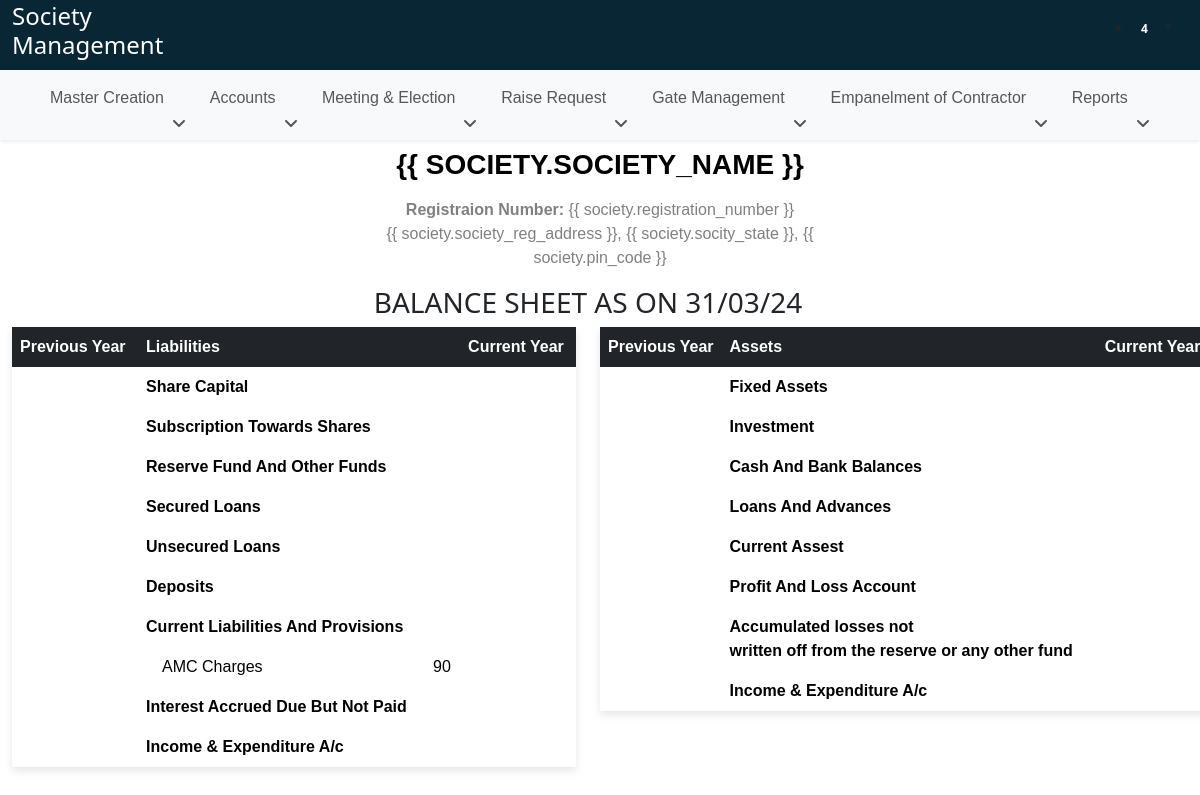
Before: /balance_sheet/ with the older database file.
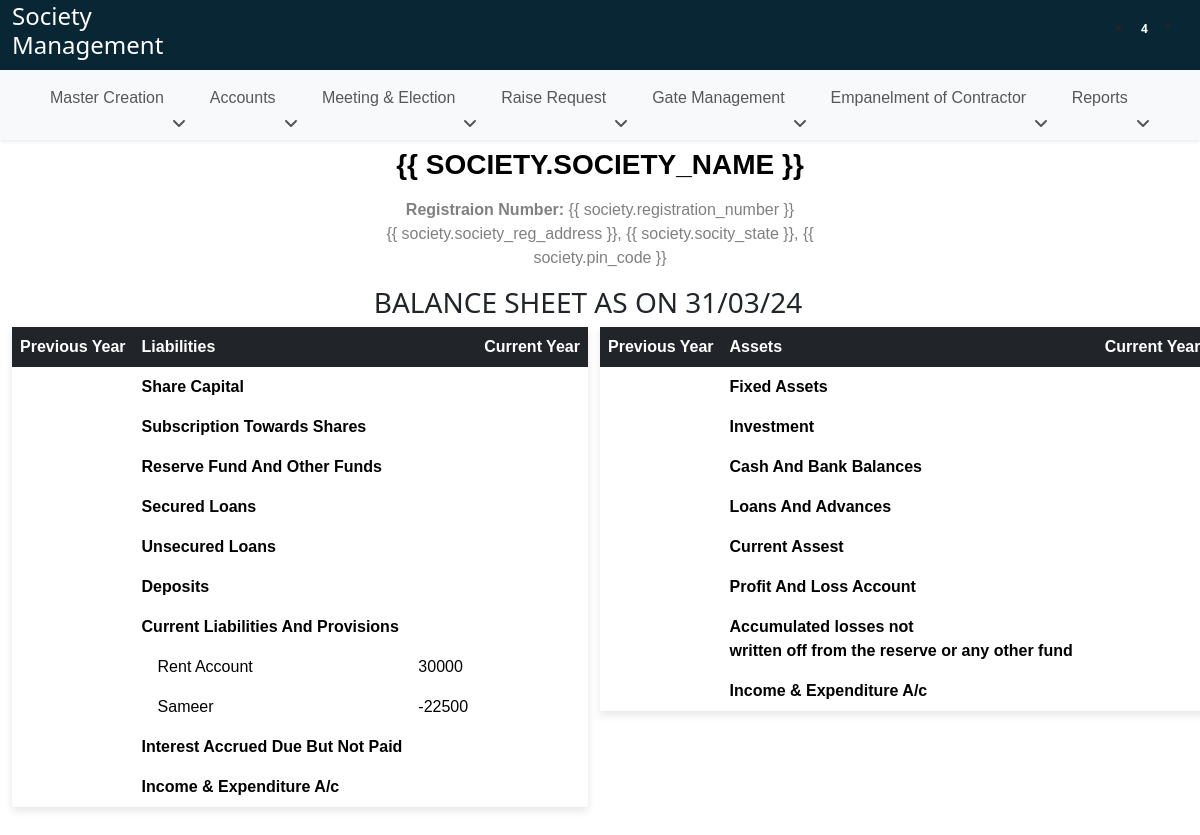
After: the same page with the newer database file.
### SocietyApi/models.py (models this page shows, shortened)
class Ledger(models.Model):
    ledger_name = models.CharField(max_length=200)
    nature = models.CharField(max_length=200)
    gst_number = models.CharField(max_length=200)
    alis = models.CharField(max_length=200)
    based_on = models.CharField(max_length=200, null=True, blank=True)
    contact_person_name = models.CharField(max_length=200)
    group_name = models.CharField(max_length=200)
    area = models.CharField(max_length=200, null=True, blank=True)
    contact_person_number = models.CharField(max_length=200)
    pan_number = models.CharField(max_length=200)
    fixed = models.CharField(max_length=200, null=True, blank=True)
    contact_person_email = models.CharField(max_length=200)
    address = models.CharField(max_length=200)
    country = models.CharField(max_length=200)
    state = models.CharField(max_length=200)
    city = models.CharField(max_length=200)
    pin_code = models.CharField(max_length=200)
    beneficiary_name = models.CharField(max_length=200)
    account_no = models.CharField(max_length=200)
    ifsc_code = models.CharField(max_length=200)
    bank_name = models.CharField(max_length=200)
    branch_name = models.CharField(max_length=200, null=True, blank=True)
    opening_balance = models.CharField(max_length=200)
    dr_cr = models.CharField(max_length=200)

### SocietyApp/views.py (the view)
# urls.py: path('balance_sheet/', views.balance_sheet, name='balance_sheet'),
def balance_sheet(request):
    datatable_columns = [0, 1]
    group1 = defaultdict(list)
    all_cost_center_group = get_all_child_investments(Childs.objects.get(name="Subscription Towards Shares"), cost_center=False, balance_sheet=True)
    all_cost_center_group.append("Subscription Towards Shares")
    filtered_ledgers = Ledger.objects.filter(group_name__in=all_cost_center_group)
    for ledger in filtered_ledgers:
        group1[ledger.group_name].append(ledger.ledger_name)
    group1 = dict(group1)
    group2 = defaultdict(list)
    all_cost_center_group = get_all_child_investments(Childs.objects.get(name="Reserve Fund And Other Funds"), cost_center=False, balance_sheet=True)
    all_cost_center_group.append("Reserve Fund And Other Funds")
    filtered_ledgers = Ledger.objects.filter(group_name__in=all_cost_center_group)
    for ledger in filtered_ledgers:
        group2[ledger.group_name].append(ledger.ledger_name)
    group2 = dict(group2)
    group3 = defaultdict(list)
    all_cost_center_group = get_all_child_investments(Childs.objects.get(name="Secured Loans"), cost_center=False, balance_sheet=True)
    all_cost_center_group.append("Secured Loans")
    filtered_ledgers = Ledger.objects.filter(group_name__in=all_cost_center_group)
    for ledger in filtered_ledgers:
        group3[ledger.group_name].append(ledger.ledger_name)
    group3 = dict(group3)
    group4 = defaultdict(list)
    all_cost_center_group = get_all_child_investments(Childs.objects.get(name="Unsecured Loans"), cost_center=False, balance_sheet=True)
    all_cost_center_group.append("Unsecured Loans")
    filtered_ledgers = Ledger.objects.filter(group_name__in=all_cost_center_group)
    for ledger in filtered_ledgers:
        group4[ledger.group_name].append(ledger.ledger_name)
    group4 = dict(group4)
    group5 = defaultdict(list)
    all_cost_center_group = get_all_child_investments(Childs.objects.get(name="Deposits"), cost_center=False, balance_sheet=True)
    all_cost_center_group.append("Deposits")
    filtered_ledgers = Ledger.objects.filter(group_name__in=all_cost_center_group)
    for ledger in filtered_ledgers:
        group5[ledger.group_name].append(ledger.ledger_name)
    group5 = dict(group5)
    group6 = defaultdict(list)
    all_cost_center_group = get_all_child_investments(Childs.objects.get(name="Current Liabilities And Provisions"), cost_center=False, balance_sheet=True)
    all_cost_center_group.append("Current Liabilities And Provisions")
    filtered_ledgers = Ledger.objects.filter(group_name__in=all_cost_center_group)
    for ledger in filtered_ledgers:
        group6[ledger.group_name].append(ledger.ledger_name)
    group6 = dict(group6)
    group7 = defaultdict(list)
    all_cost_center_group = get_all_child_investments(Childs.objects.get(name="Interest Accrued Due But Not Paid"), cost_center=False, balance_sheet=True)
    all_cost_center_group.append("Interest Accrued Due But Not Paid")
    filtered_ledgers = Ledger.objects.filter(group_name__in=all_cost_center_group)
    for ledger in filtered_ledgers:
        group7[ledger.group_name].append(ledger.ledger_name)
    group7 = dict(group7)
    group8 = defaultdict(list)
    all_cost_center_group = get_all_child_investments(Childs.objects.get(name="Fixed Assets"), cost_center=False, balance_sheet=True)
    all_cost_center_group.append("Fixed Assets")
    filtered_ledgers = Ledger.objects.filter(group_name__in=all_cost_center_group)
    for ledger in filtered_ledgers:
        group8[ledger.group_name].append(ledger.ledger_name)
    group8 = dict(group8)
    group9 = defaultdict(list)
    all_cost_center_group = get_all_child_investments(Childs.objects.get(name="Investment"), cost_center=False, balance_sheet=True)
    all_cost_center_group.append("Investment")
    filtered_ledgers = Ledger.objects.filter(group_name__in=all_cost_center_group)
    for ledger in filtered_ledgers:
        group9[ledger.group_name].append(ledger.ledger_name)
    group9 = dict(group9)
    group10 = defaultdict(list)
    all_cost_center_group = get_all_child_investments(Childs.objects.get(name="Cash And Bank Balances"), cost_center=False, balance_sheet=True)
    all_cost_center_group.append("Cash And Bank Balances")
    filtered_ledgers = Ledger.objects.filter(group_name__in=all_cost_center_group)
    for ledger in filtered_ledgers:
        group10[ledger.group_name].append(ledger.ledger_name)
    group10 = dict(group10)
    group11 = defaultdict(list)
    all_cost_center_group = get_all_child_investments(Childs.objects.get(name="Loans And Advances"), cost_center=False, balance_sheet=True)
    all_cost_center_group.append("Loans And Advances")
    filtered_ledgers = Ledger.objects.filter(group_name__in=all_cost_center_group)
    for ledger in filtered_ledgers:
        group11[ledger.group_name].append(ledger.ledger_name)
    group11 = dict(group11)
    group12 = defaultdict(list)
    all_cost_center_group = get_all_child_investments(Childs.objects.get(name="Current Assest"), cost_center=False, balance_sheet=True)
    all_cost_center_group.append("Current Assest")
    filtered_ledgers = Ledger.objects.filter(group_name__in=all_cost_center_group)
    for ledger in filtered_ledgers:
        group12[ledger.group_name].append(ledger.ledger_name)
    group12 = dict(group12)
    group13 = defaultdict(list)
    all_cost_center_group = get_all_child_investments(Childs.objects.get(name="Profit And Loss Account"), cost_center=False, balance_sheet=True)
    all_cost_center_group.append("Profit And Loss Account")
    filtered_ledgers = Ledger.objects.filter(group_name__in=all_cost_center_group)
    for ledger in filtered_ledgers:
        group13[ledger.group_name].append(ledger.ledger_name)
    group13 = dict(group13)
    unique_latest_ids = (
        GeneralLedger.objects.all()
        .values('from_ledger')
        .annotate(max_id=Max('id'))
        .values_list('max_id', flat=True)
    )
    unique_latest_entries = GeneralLedger.objects.filter(id__in=unique_latest_ids).values("from_ledger__ledger_name", 'balance', 'date')
    print("entries ------>", unique_latest_entries)
    return render(request, 'balance_sheet.html', {
        'datatable_columns': datatable_columns,
        'group1': group1,
        'group2': group2,
        'group3': group3,
        'group4': group4,
        'group5': group5,
        'group6': group6,
        'group7': group7,
        'group8': group8,
        'group9': group9,
        'group10': group10,
        'group11': group11,
        'group12': group12,
        'group13': group13,
        'unique_latest_entries': unique_latest_entries,
    })

### SocietyApp/context_processors.py (called while the page is built)
def global_context(request):
    society_exists = SocietyCreation.objects.exists()
    return {'society_exists': society_exists}

### SocietyApp/models.py (called while the page is built)
    def __str__(self):
        return self.name

### SocietyApp/views.py (called while the page is built)
def get_all_child_investments(parent, cost_center=False, balance_sheet=False):
    all_childs = []
    balance_sheet_childs = []
    def traverse_children(investment, depth=0):
        child = 0
        if cost_center:
            children = investment.cost_center.all()
        else:
            children = investment.children.all()
        if children:
            for child in children:
                show = f"{'→'* depth} {child}"
                if balance_sheet:
                    balance_sheet_childs.append(child)
                else:
                    all_childs.append(show)
                traverse_children(child, depth + 1)
    traverse_children(parent)
    if balance_sheet:
        return balance_sheet_childs
    return all_childs

### templates/balance_sheet.html (shortened to what the changed rows need)
{% extends 'base.html' %}
{% load static %}
{% block body %}
<div class="container-fluid mb-5">
    <div class="row">
    <div class="row">
      <div class="col-lg-6">
        <table class="table table-borderless">
          <thead class="dark-border table-dark">
            <tr>
              <th scope="col">Previous Year</th>
              <th scope="col">Liabilities</th>
              <th></th>
              <th scope="col">Current Year</th>
            </tr>
          </thead>
          <tbody>
            {% for group, items in group6.items %}
              {% for item in items %}
              <tr>
                    {% for amt in unique_latest_entries %}
                        {% if amt.from_ledger__ledger_name == item %}
                            <td></td>
                            <td class="ps-4">
                              {{ item }}
                            </td>
                            <td>
                              {{ amt.balance }}
                            </td>
                            <td></td>
                        {% endif %}
                    {% endfor %}
              </tr>
                {% endfor %}
            {% endfor %}
          </tbody>
        </table>
      </div>
      <div class="col-lg-6">
        <table class="table table-borderless">
          <thead class="table-dark">
            <tr>
              <th scope="col">Previous Year</th>
              <th scope="col">Assets</th>
              <th></th>
              <th scope="col">Current Year</th>
            </tr>
          </thead>
        </table>
      </div>
    </div>
</div>
{% endblock body %}

Changed rows visible on the page:
no longer on this page (row edited): Ledger: unique_latest_entries "AMC Charges"
now on this page (row edited): Ledger: unique_latest_entries "Rent Account"
now on this page (row edited): Ledger: unique_latest_entries "Sameer"
Other visible differences:
list line gone: "90"
new list line: "30000"
new list line: "-22500"
